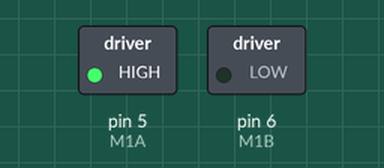
Recording of a sketch running on a simulated Arduino Uno, built with avr-gcc and run on an emulated ATmega328P. On the bench: switched loads named in the sketch (green lamp = pin HIGH).

Above: at 0.1 s.
Timing chart, 0 to 1.6 s (numbered marks = the images above):
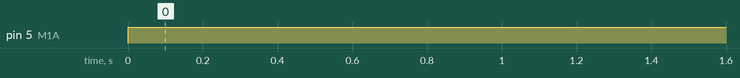

The sketch:

brushless_motor_code_.ino
```cpp
// C++ code
//
#define EN1  7
#define M1A  5
#define M1B  6
void setup()
{
 pinMode(M1A, OUTPUT);
 pinMode(M1B, OUTPUT);
}
void loop()
{
  //clock wise
    digitalWrite(M1A, HIGH);
	digitalWrite(M1B, LOW);
	delay(2000);

}
```

Measured:
- by itself, pin 5 (M1A): LOW → HIGH at 0.00 s
